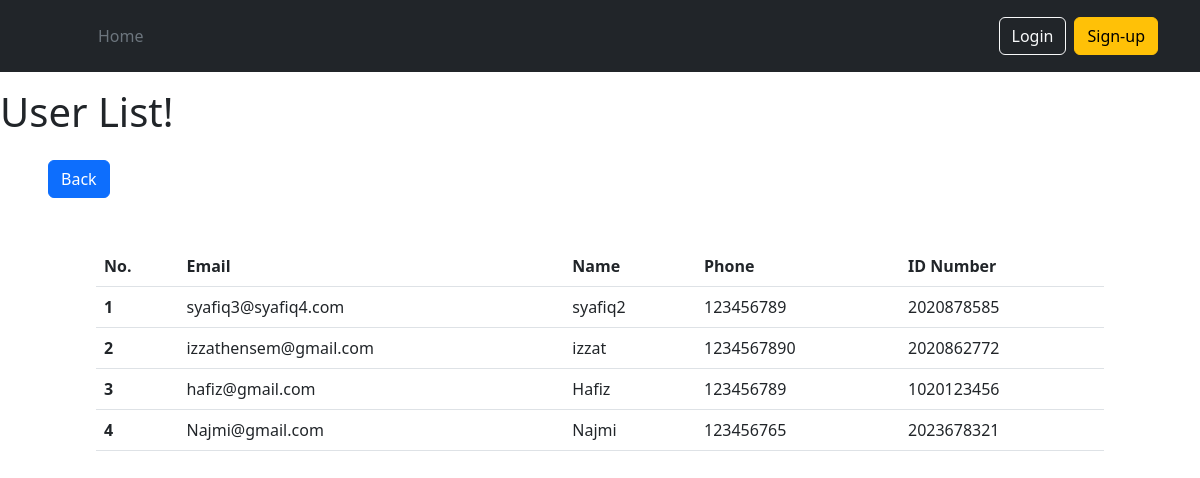
Before: /admin/viewuser.php with the older database file.
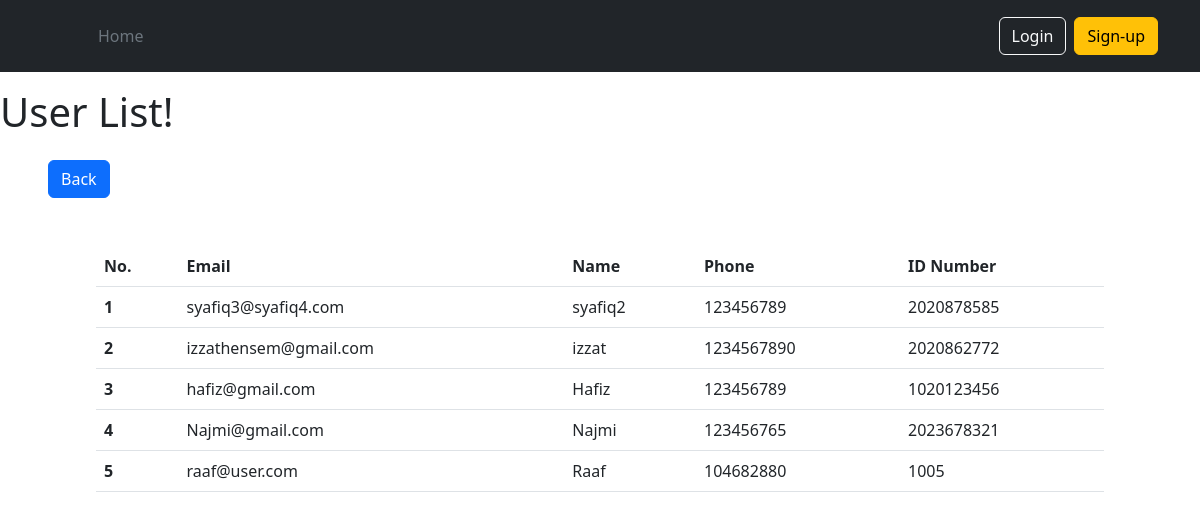
After: the same page with the newer database file.
### tables this page shows
CREATE TABLE `credentials` (
  `cred_id` int(10) NOT NULL,
  `email` varchar(255) NOT NULL,
  `password` varchar(255) NOT NULL,
  `usertype` int(5) NOT NULL
);

CREATE TABLE `users` (
  `user_id` int(10) NOT NULL,
  `user_name` varchar(255) NOT NULL,
  `telno` int(20) NOT NULL,
  `studno` int(10) DEFAULT NULL,
  `staffno` int(10) DEFAULT NULL,
  `cred_id` int(10) NOT NULL
);

### admin/viewuser.php (the view, shortened to what this page needs)
<?php
    include("../inc/conn.php");
?>
<!DOCTYPE HTML>
<html>
    <head>
        <link href="https://cdn.jsdelivr.net/npm/bootstrap@5.2.0-beta1/dist/css/bootstrap.min.css" rel="stylesheet">
    </head>
    <body>
        <?php include "../inc/header.php" ?>
        <h1 class="py-3">User List!</h1>
        <div class = "px-5">
            <button type="button" class="btn btn-primary" onclick="location.href='/student_complaint_system/admin/index.php'">Back</button>
            <div class="container px-5 my-5">
            <table class="table">
            <thead>
                <tr>
                <th scope="col">No.</th>
                <th scope="col">Email</th>
                <th scope="col">Name</th>
                <th scope="col">Phone</th>
                <th scope="col">ID Number</th>
                </tr>
            </thead>
            <tbody>
                <tr>
                    <?php
                    $viewuser ="SELECT cr.email, u.user_name, u.telno, u.studno, u.staffno FROM users AS u JOIN credentials AS cr ON cr.cred_id = u.cred_id";
                    $run=mysqli_query($conn,$viewuser);
                    if(!is_bool($run)){
                        $viewuser = mysqli_fetch_all($run);
                        if (sizeof($viewuser)>0){
                            for($i=0; $i<sizeof($viewuser);$i++ ){
                                echo "<tr>";
                                $viewnum=$i+1;
                                echo "<th scope=\"row\">".$viewnum."</th>";
                                foreach($viewuser[$i] as $catview){
                                    if ($catview != null){
                                        echo "<td>$catview</td>";
                                    }
                                }
                                echo "</tr>";
                            }
                        } else {
                            echo "<tr>";
                            echo "<td style = \"text-align: center;\" colspan = \"5\">Doesn't Have Complaint Yet!</td>";
                            echo "</tr>";
                        }
                    } else {
                        echo "<tr>";
                        echo "<td style = \"text-align: center;\" colspan = \"5\">Error Occured</td>";
                        echo "</tr>";
                    }
                ?>
            </tbody>
            </table>
        </div>
    </body>
</html>

Changed rows visible on the page:
added credentials: email "raaf@user.com"
added users: user_name "Raaf", telno "104682880", studno "1005"
Other visible differences:
new list line: "5"
